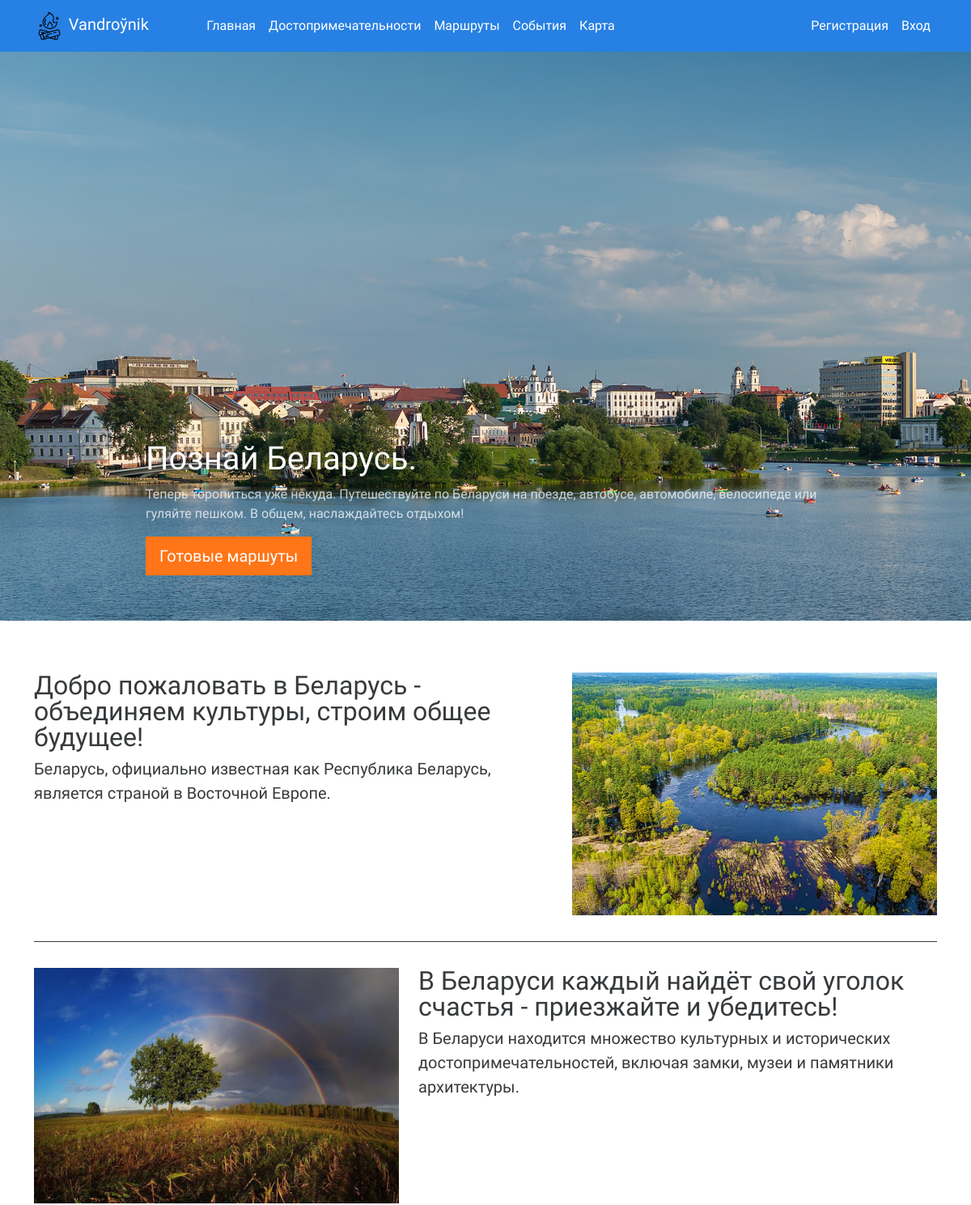
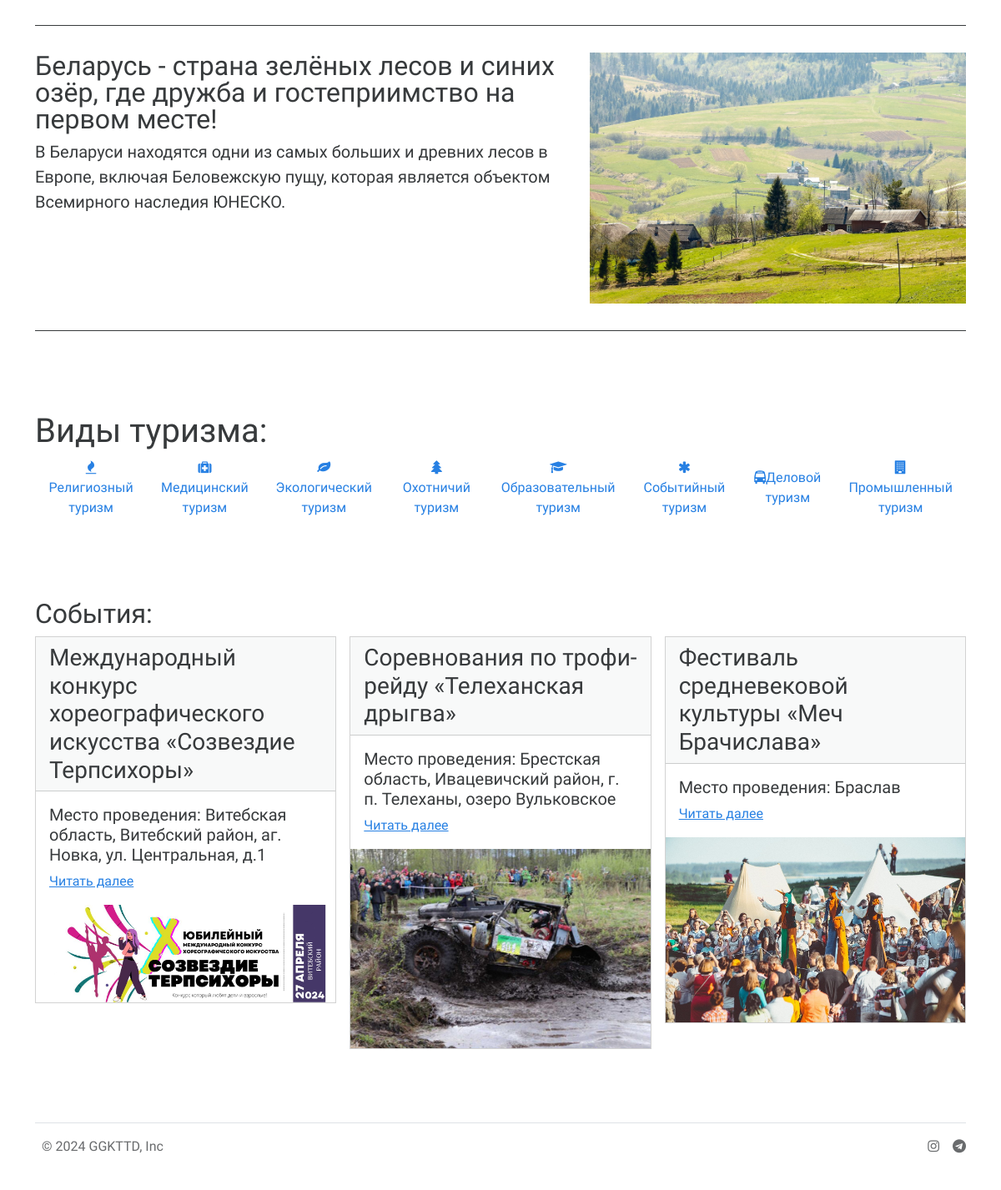
The page / on the database its author committed (2 pictures, top to bottom).
### app.py (models this page shows, shortened)
class Events(db.Model):
    id = db.Column(db.Integer,primary_key=True)
    title = db.Column(db.String(100))
    text = db.Column(db.Text)
    city = db.Column(db.String(100))
    date = db.Column(db.DateTime)
    image_name = db.Column(db.String(100))
    pr = db.relationship('Favorites', backref='events', uselist=False)

### app.py (the view)
@app.route('/', methods=['GET', 'POST'])
def index():
    events_random = Events.query.order_by(func.random()).limit(3).all()
    return render_template("index.html",events_random=events_random)

### app.py (called while the page is built)
@app.context_processor
def inject_user():
    def get_user_name():
        if 'name' in session:
            return Users.query.filter_by(email=session['name']).first()
    return dict(active_user=get_user_name())

@app.context_processor
def inject_user():
    return dict(
    cityes=db.session.query(Events.city).distinct().all(),
    )

### templates/index.html (shortened to what this page needs)
{% extends 'base.html' %}
{% block main %}
<div id="myCarousel" class="carousel slide mb-6" data-bs-ride="carousel">
    <div class="carousel-inner">
        <div class="carousel-item active">
            <img src="../static/img/slide1.jpg" width="" alt="">
            <div class="container">
                <div class="carousel-caption text-start">
                    <h1>Познай Беларусь.</h1>
                    <p class="opacity-75">Теперь торопиться уже некуда. Путешествуйте по Беларуси на поезде,
                        автобусе, автомобиле, велосипеде или гуляйте пешком. В общем, наслаждайтесь отдыхом!</p>
                    <p><a class="btn btn-lg btn-warning" href="/routes">Готовые маршуты</a></p>
                </div>
            </div>
        </div>
    </div>
</div>
<div class="container marketing my-5">
    <div class="row featurette py-3 " data-aos="fade-left">
        <div class="col-md-7">
            <h2 class="featurette-heading fw-normal lh-1">Добро пожаловать в Беларусь - объединяем культуры, строим
                общее будущее!</span></h2>
            <p class="lead">Беларусь, официально известная как Республика Беларусь, является страной в Восточной
                Европе.</p>
        </div>
        <div class="col-md-5">
            <img src="../static/img/photo1.jpg" width="100%" alt="">
        </div>
    </div>
    <hr class="featurette-divider" data-aos="fade-up">
    <div class="row featurette py-3 " data-aos="fade-right">
        <div class="col-md-7 order-md-2">
            <h2 class="featurette-heading fw-normal lh-1">В Беларуси каждый найдёт свой уголок счастья - приезжайте
                и убедитесь!</span></h2>
            <p class="lead">В Беларуси находится множество культурных и исторических достопримечательностей, включая
                замки, музеи и памятники архитектуры.</p>
        </div>
        <div class="col-md-5 order-md-1">
            <img src="../static/img/photo2.jpg" width="100%" alt="">
        </div>
    </div>
    <hr class="featurette-divider" data-aos="fade-up">
    <div class="row featurette  py-3" data-aos="fade-left">
        <div class="col-md-7">
            <h2 class="featurette-heading fw-normal lh-1">Беларусь - страна зелёных лесов и синих озёр, где дружба и
                гостеприимство на первом месте!</span></h2>
            <p class="lead">В Беларуси находятся одни из самых больших и древних лесов в Европе, включая Беловежскую
                пущу, которая является объектом Всемирного наследия ЮНЕСКО.</p>
        </div>
        <div class="col-md-5">
            <img src="../static/img/photo3.jpg" width="100%" alt="">
        </div>
    </div>
    <hr class="featurette-divider" data-aos="fade-up">
</div>
<section class="py-5 container" data-aos="fade-up">
    <h1 class="fw-light">Виды туризма:</h1>
    <div class="d-flex justify-content-between align-items-center text-center">
        <a href="/articles?subject=Религиозный туризм" class="text-decoration-none mx-3"><i class="fa fa-fire"
                aria-hidden="true"></i>Религиозный туризм</a>
        <a href="/articles?subject=Медицинский туризм" class="text-decoration-none mx-3"><i class="fa fa-medkit"
                aria-hidden="true"></i>Медицинский
            туризм</a>
        <a href="/articles?subject=Экологический туризм" class="text-decoration-none mx-3"><i class="fa fa-leaf"
                aria-hidden="true"></i>Экологический
            туризм</a>
        <a href="/articles?subject=Охотничий туризм" class="text-decoration-none mx-3"><i class="fa fa-tree"
                aria-hidden="true"></i>Охотничий туризм</a>
        <a href="/articles?subject=Образовательный туризм" class="text-decoration-none mx-3"><i
                class="fa fa-graduation-cap" aria-hidden="true"></i>Образовательный туризм</a>
        <a href="/events" class="text-decoration-none mx-3"><i class="fa fa-asterisk"
                aria-hidden="true"></i>Событийный
            туризм</a>
        <a href="/articles?subject=Деловой туризм" class="text-decoration-none mx-3"><i class="fa fa-bus"
                aria-hidden="true"></i>Деловой туризм</a>
        <a href="/articles?subject=Промышленный туризм" class="text-decoration-none mx-3"><i class="fa fa-building"
                aria-hidden="true"></i>Промышленный
            туризм</a>
    </div>
</section>
<div class="album py-5 " data-aos="fade-down">
    <div class="container">
        <h2>События:</h2>
        <div class="row row-cols-3 g-3">
            {%for event in events_random%}
            <div class="col">
                <div class="card mb-3">
                    <h3 class="card-header">{{event.title}}</h3>
                    <div class="card-body">
                        <h5 class="card-title">Место проведения: {{event.city}}</h5>
                        <a href="/events/{{event.id}}" class="card-link">Читать далее</a>
                    </div>
                    <img src="../static/img/upload/{{event.image_name}}" alt="">
                </div>
            </div>
            {%endfor%}
        </div>
    </div>
</div>
{% endblock %}

### templates/base.html (shortened to what this page needs)
<!DOCTYPE html>
<html lang="en">
<head>
    <link rel="stylesheet" href="../static/css/bootstrap.css">
    <link rel="stylesheet" href="../static/css/font-awesome.min.css">
    <link rel="stylesheet" href="https://unpkg.com/aos@next/dist/aos.css" />
    <link rel="stylesheet" href="../static/css/flash.css">
</head>
<body>
    <nav class="navbar navbar-expand-lg bg-primary" data-bs-theme="dark">
        <div class="container">
            <a class="navbar-brand" href="/">
                <img src="../static/img/icon.svg" width="20%" alt="">
                Vandroўnik
            </a>
            <div class="collapse navbar-collapse d-flex justify-content-between" id="navbarColor01">
                <ul class="navbar-nav me-auto">
                    <li class="nav-item">
                        <a class="nav-link active" href="/">Главная
                        </a>
                    </li>
                    <li class="nav-item">
                        <a class="nav-link active" href="/articles">Достопримечательности</a>
                    </li>
                    <li class="nav-item">
                        <a class="nav-link active" href="/routes">Маршруты</a>
                    </li>
                    <li class="nav-item">
                        <a class="nav-link active" href="/events">События</a>
                    </li>
                    <li class="nav-item">
                        <a class="nav-link active" href="/map">Карта</a>
                    </li>
                </ul>
                <ul class="navbar-nav">
                    {%if 'name' in session and active_user %}
                    <li class="nav-item">
                        <a class="nav-link active" href="/profile">Профиль</a>
                    </li>
                    <li class="nav-item">
                        <a class="nav-link active" href="/logout">Выход</a>
                    </li>
                    {% else %}
                    <li class="nav-item">
                        <a class="nav-link active" href="/reg">Регистрация</a>
                    </li>
                    <li class="nav-item">
                        <a class="nav-link active" href="/login">Вход</a>
                    </li>
                    {%endif%}
                </ul>
            </div>
        </div>
    </nav>
    {% block main %} {% endblock %}
    <div class="container">
        <footer class="d-flex flex-wrap justify-content-between align-items-center py-3 my-4 border-top">
            <div class="col-md-4 d-flex align-items-center">
                <span class="mb-3 mb-md-0 text-body-secondary">© 2024 GGKTTD, Inc</span>
            </div>
            <ul class="nav col-md-4 justify-content-end list-unstyled d-flex">
                <li class="ms-3"><a class="text-body-secondary" target="_blank" href="https://www.instagram.com/_vandroynik_/"><i class="fa fa-instagram"
                            aria-hidden="true"></i></a></li>
                <li class="ms-3"><a class="text-body-secondary" target="_blank" href="https://t.me/yBelarusi"><i class="fa fa-telegram"
                            aria-hidden="true"></i></a></li>
            </ul>
        </footer>
    </div>
</body>
</html>

### rows shown on the page
Events: title "Международный конкурс хореографического искусства «Созвездие Терпсихоры»", city "Витебская область, Витебский район, аг. Новка, ул. Центральная, д.1", image_name (picture)
Events: title "Соревнования по трофи-рейду «Телеханская дрыгва»", city "Брестская область, Ивацевичский район, г. п. Телеханы, озеро Вульковское", image_name (picture)
Events: title "Фестиваль средневековой культуры «Меч Брачислава»", city "Браслав", image_name (picture)
